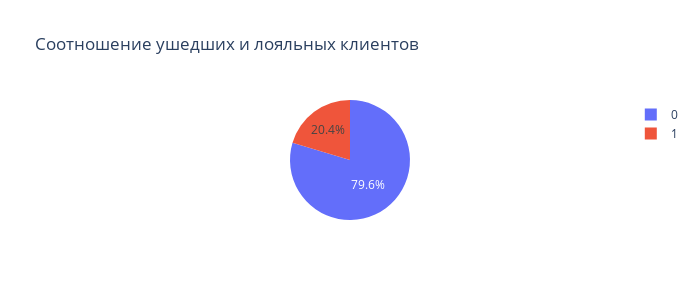

The notebook cell this image was saved under:
### Code cell
# 9.1. Каково соотношение ушедших и лояльных клиентов? Покажите это на графике и дайте комментарий по соотношению.

import pandas as pd
import plotly
import plotly.express as px

churn_data = pd.read_csv(r'C:\Users\grish\OneDrive\Рабочий стол\skillfactory\pandas\data\churn.csv')
churn_data.drop(['RowNumber'], axis=1, inplace=True)

fig = px.pie(
    data_frame = churn_data,
    names = 'Exited',
    height = 300,
    width = 700,
    title = 'Соотношение ушедших и лояльных клиентов'
)
fig.show()

### Figure 1 — Plotly figure (JSON) as saved in the notebook; plotly's stock layout.template omitted (floating-point values rounded to 4 significant figures; data arrays with more than 128 entries replaced by an {"elided": "..."} marker saying what was removed)
{"data": [{"domain": {"x": [0, 1], "y": [0, 1]}, "hovertemplate": "Exited=%{label}<extra></extra>", "labels": {"elided": "10000 int values"}, "legendgroup": "", "name": "", "showlegend": true, "type": "pie"}], "layout": {"height": 300, "legend": {"tracegroupgap": 0}, "title": {"text": "Соотношение ушедших и лояльных клиентов"}, "width": 700}}
